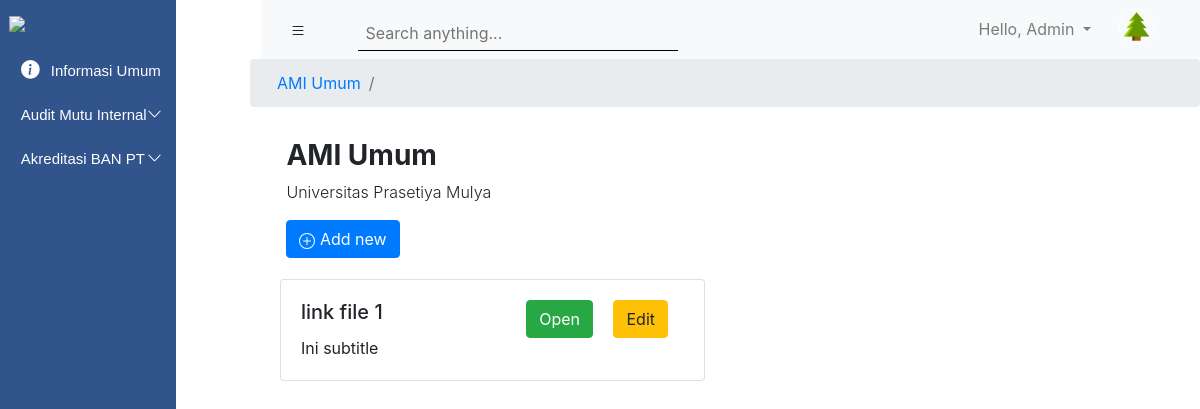
Screenshot of /amiumum/ (signed in) with the database file from the repository.
### Accounts/models.py (models this page shows)
class User(AbstractUser):
    prodi = models.ForeignKey(ProgramStudi, models.SET_NULL, blank=True, null=True, default=None)
    role_list = (
        ('Admin', 'Admin'),
        ('Faculty Member', 'Faculty Member'),
        ('Professional Staf', 'Professional Staf')
    )
    roles = models.CharField(choices=role_list, max_length=40)
    profile_picture = models.ImageField(null=True, blank=True)
    objects = UserManager

### upmsite/models.py (models this page shows, shortened)
class File(models.Model):
    nama_file = models.CharField(max_length=250)
    nama_folder = models.ForeignKey(Folder, on_delete=models.CASCADE, blank = True, null = True)
    file_attachment = models.FileField(blank = True, null = True)
    public_status = models.BooleanField(default=True)

### upmsite/views.py (the view)
# urls.py: path('amiumum/', views_upmsite.AMIUmum, name='ami_umum'),
def AMIUmum(request):
    roles = request.user.roles
    prodi = request.user.prodi
    semua_prodi = models_account.ProgramStudi.objects.all()
    files = models.File.objects.filter(nama_folder__nama_folder='AMI Umum')
    context = {
        'files': files,
        'roles': roles,
        'prodi': prodi,
        'semua_prodi': semua_prodi,
    }
    return render(request, 'AMIUmum.html', context)

### Templates/AMIUmum.html (shortened to what this page needs)
{% extends 'main.html' %}
{% load static %}
{% block content %}
<section>
  <nav aria-label="breadcrumb">
      <ol class="breadcrumb">
        <li class="breadcrumb-item"><a href="{% url 'ami_umum' %}">AMI Umum</a></li>
        <li class="breadcrumb-item active" aria-current="page" href="">{{judul}}</li>
      </ol>
  </nav>
</section>
  <section class="page-title" style="margin-left: 17.9rem; ">
      <h3 class="font-weight-bold">AMI Umum</h3>
      <p class="font-weight-light">Universitas Prasetiya Mulya</p>
      <a class="btn btn-primary">
          Add new
      </a>
  </section>
  <section class="folder-card">
    <div class="box-inside">
    <div class="row">
      {% for item in files %}
      <div class="col-sm-6" data-role="card-menus">
        <div class="card card3">
          <div class="card-body">
            <div class="card-inside">
                <div class="card-text-inside">
                    <h5 class="card-title">{{item.nama_file}}</h5>
                    <p class="card-text">Ini subtitle</p>
                </div>
                <div>
                    <a href="{% static item.file_attachment.url %}" class="btn btn-success mr-3 btn-card-menu">Open</a>
                    <a href="#" class="btn btn-warning mr-3 btn-card-menu">Edit</a>
                </div>
            </div>
          </div>
        </div>
      </div>
      {% endfor %}
    </div>
    </div>
  </section>
{% endblock %}

### Templates/main.html (shortened to what this page needs)
{% load static %}
<!DOCTYPE html>
<html lang="en">
<head>
    <link rel="stylesheet" href="https://stackpath.bootstrapcdn.com/bootstrap/4.5.2/css/bootstrap.min.css">
    <link rel="stylesheet" href="{% static 'css/main.css'%}">
</head>
<body>
    <section class="left_navigation" id="leftSidebar">
        <img src="https://lms.prasetiyamulya.ac.id/pluginfile.php/1/core_admin/logo/0x200/1601623298/logo_upm_putih.png" class="prasmul_logo pt-3">
        <div class="accordion navigation_menu pt-3" id="accordionExample">
          <div class="card card1">
            <div class="card-head card1-2" id="headingOne">
                <a class="btn btn-link btn-block text-left button1" type="button" href="{% url 'Informasi_Umum' %}">
                  <div class="button-content">
                      Informasi Umum
                  </div>
                </a>
            </div>
          </div>
            <div class="card card1">
              <div class="card-head card1-2" id="headingTwo">
                <h2 class="mb-0">
                  <button class="btn btn-link btn-block text-left collapsed button1" id="buttonTest" type="button" data-toggle="collapse" data-target="#collapseTwo" aria-expanded="false" aria-controls="collapseTwo">
                    <div class="button-content-2">
                        <div>Audit Mutu Internal</div>
                        <div class="caret">
                          <svg width="1em" height="1em" viewBox="0 0 16 16" class="bi bi-chevron-up" fill="currentColor" xmlns="http://www.w3.org/2000/svg">
                            <path fill-rule="evenodd" d="M7.646 4.646a.5.5 0 0 1 .708 0l6 6a.5.5 0 0 1-.708.708L8 5.707l-5.646 5.647a.5.5 0 0 1-.708-.708l6-6z"/>
                          </svg>
                        </div>
                    </div>
                  </button>
                </h2>
              </div>
            </div>
            <div class="card card1">
              <div class="card-head card1-2" id="headingThree">
                <h2 class="mb-0">
                  <button class="btn btn-link btn-block text-left collapsed button1" id="buttonTest" type="button" data-toggle="collapse" data-target="#collapseThree" aria-expanded="false" aria-controls="collapseThree">
                    <div class="button-content-2">
                      <div>Akreditasi BAN PT</div>
                      <div class="caret">
                        <svg width="1em" height="1em" viewBox="0 0 16 16" class="bi bi-chevron-up" fill="currentColor" xmlns="http://www.w3.org/2000/svg">
                          <path fill-rule="evenodd" d="M7.646 4.646a.5.5 0 0 1 .708 0l6 6a.5.5 0 0 1-.708.708L8 5.707l-5.646 5.647a.5.5 0 0 1-.708-.708l6-6z"/>
                        </svg>
                      </div>
                  </div>
                  </button>
                </h2>
              </div>
            </div>
        </div>
    </section>
    <section id="rightScreen">
        <nav class="navbar navbar-expand-lg navbar-light bg-light top-bar">
          <div class="right-menu">
            <button class="btn" id="sidebarCollapse">
            </button>
            <div class="search1 ml-4">
              <input class="input-sm border-0 p-2 col-md-11 input_search1" id="searchbox" type="text" placeholder="Search anything...">
            </div>
          </div>
          <div class="profile-area">
            <ul class="navbar-nav ml-auto">
              <li class="nav-item dropdown">
                <a class="nav-link dropdown-toggle user-dropdown" href="#" id="navbarDropdown" role="button" data-toggle="dropdown" aria-haspopup="true" aria-expanded="false">
                  Hello, {{user.first_name}}
                </a>
              </li>
            </ul>
            <div id="container">
              <div class="avatar">
                <img src="{{request.user.profile_picture.url}}" alt="">
              </div>
            </div>
          </div>
        </nav>
    {% block content %}
    {% endblock %}
</body>
</html>

### static/css/main.css (style rules this page uses)
.prasmul_logo { display: block; margin-left: auto; margin-right: auto; width: 90%; }
.card1 { font-family: 'Montserrat', sans-serif; font-size: 15px; background: transparent; background-color: transparent; color: white; border-color: transparent; margin-left: -10px; }
.card1-2 { background: transparent; background-color: transparent; border-color: transparent; padding-top: 0.15rem; padding-bottom: 0.15rem; text-decoration: none; }
.card-head { padding-top: .25rem; border-radius: none; border-bottom: -1px; }
.button1 { font-size: 15px; background-color: transparent; color: white; }
.button-content { margin-left: 1.05rem; }
.button-content-2 { margin-left: 1.05rem; display: flex; justify-content: space-between; }
.caret { -moz-transition: all 0.3s linear; -webkit-transition: all 0.3s linear; transition: all 0.3s linear; }
.collapsed .caret { -webkit-transform: rotate(180deg); transform: rotate(180deg); }
.dropdown-toggle:after { transition: 0.7s; }
.house_icon { margin-top: -5px; margin-right: 7px; }
.top-bar { display: flex; justify-content: space-between; }
.avatar { margin-right: 30px; margin-left: 20px; top: 5%; left: 10%; }
.avatar img { width: 35px; height: 35px; border-radius: 100%; border: 1px solid white; }
.profile-area { display: flex; }
.user-dropdown { text-decoration: none; }
.search1 { display: flex; align-items: center; justify-content: center; height: 100%; width: 350px; }
.input_search1 { vertical-align: middle; padding-top: 0.8rem !important; padding-bottom: 0.3rem !important; border-bottom: 1px solid #000 !important; background-color: #f8f9fa; }
.card3 { margin-top: 1rem; }
.card-inside { display: flex; justify-content: space-between; }
.card-text-inside { flex-direction: column; }
@media (min-width:768px) { .left_navigation { max-width: 261px; height: 100vh; background-color: #31548C; position: fixed; transition: all 0.5s; } }
@media (min-width:768px) { #rightScreen { transition: all 0.5s; } }
@media (min-width:768px) { .breadcrumb { margin-left: 250px; } }
@media (min-width:768px) { ol.breadcrumb { padding-left: 27px; } }
@media (min-width:768px) { .page-title { margin-top: 2rem; margin-left: 17.5rem; margin-right: 4rem; } }
@media (min-width:768px) { .box-inside { background: #FFFFFF; padding-top: 5px; margin-left: 15rem; } }
@media (min-width:768px) { .folder-card { margin-left: 2.5rem; margin-right: 2.5rem; } }
@media (min-width:768px) { .top-bar { margin-left: 261px; } }
.right-menu { display: flex; }

### rows the page displays
User: first_name "Admin", user.profile_picture (picture)
File: nama_file "link file 1"
